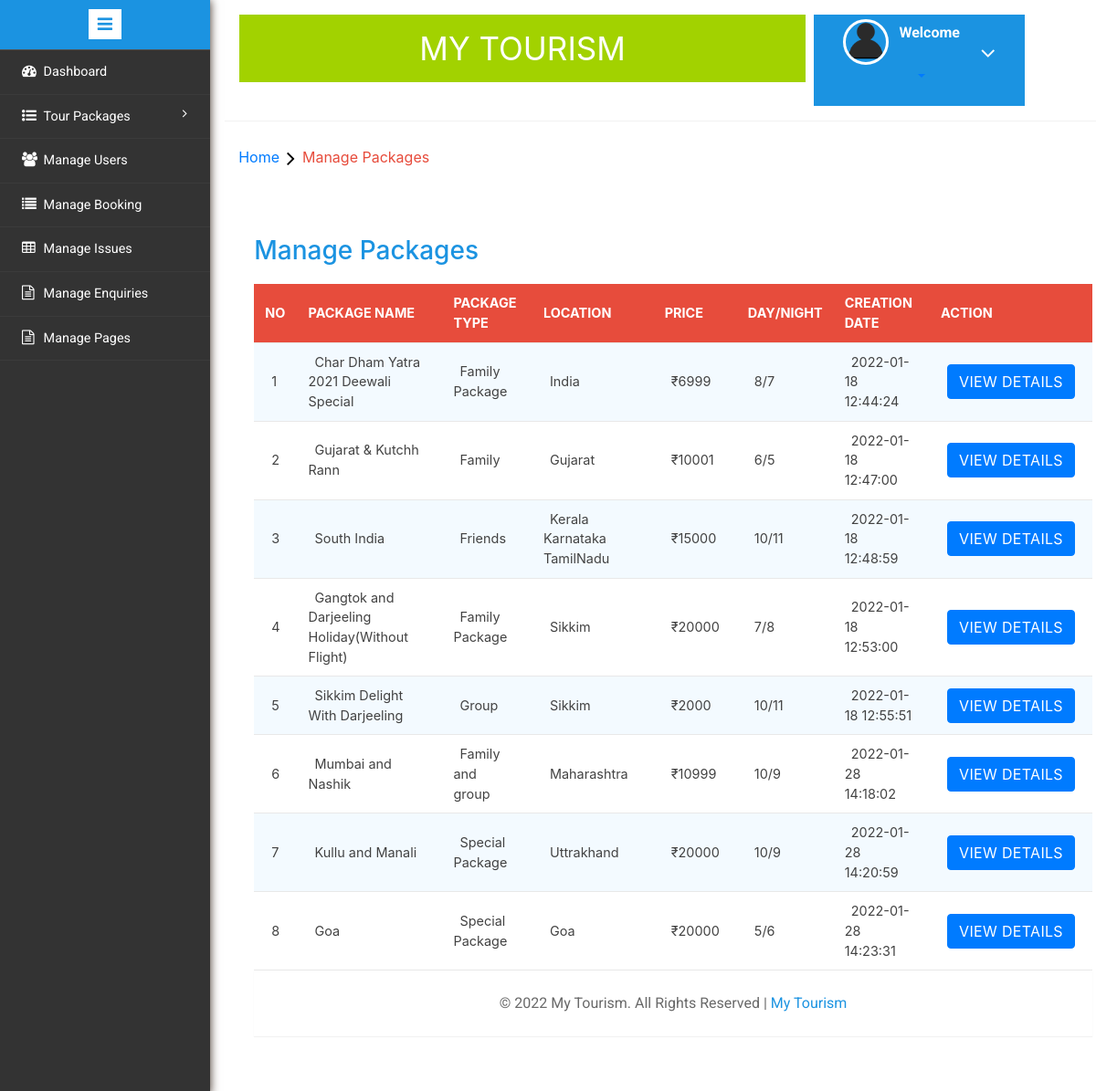
The page /admin/manage-packages.php on the database its author committed.
### tables this page shows
CREATE TABLE `tbltourpackages` (
  `PackageId` int(11) NOT NULL,
  `PackageName` varchar(222) NOT NULL,
  `PackageType` varchar(134) NOT NULL,
  `PackageLocation` varchar(111) NOT NULL,
  `PackagePrice` int(11) NOT NULL,
  `Day/Night` varchar(100) NOT NULL,
  `PackageFetures` varchar(233) NOT NULL,
  `PackageDetails` mediumtext NOT NULL,
  `PackageImage` varchar(100) NOT NULL,
  `Creationdate` timestamp NOT NULL DEFAULT current_timestamp(),
  `UpdationDate` timestamp NULL DEFAULT NULL ON UPDATE current_timestamp()
);

### admin/manage-packages.php (the view, shortened to what this page needs)
<?php
include('includes/connection.php');
	?>
<!DOCTYPE HTML>
<html>
<head>
<link href="css/bootstrap.min.css" rel='stylesheet' type='text/css' />
<link href="css/style.css" rel='stylesheet' type='text/css' />
<link rel="stylesheet" href="css/morris.css" type="text/css"/>
<link href="css/font-awesome.css" rel="stylesheet">
<link rel="stylesheet" type="text/css" href="css/table-style.css" />
<link rel="stylesheet" type="text/css" href="css/basictable.css" />
<link rel="stylesheet" href="https://stackpath.bootstrapcdn.com/bootstrap/4.1.3/css/bootstrap.min.css">
<link rel="stylesheet" href="css/icon-font.min.css" type='text/css' />
</head>
<body>
   <div class="page-container">
<div class="left-content">
	   <div class="mother-grid-inner">
				<?php include('includes/header.php');?>
				</div>
<ol class="breadcrumb">
                <li class="breadcrumb-item"><a href="dashboard.php">Home</a><i class="fa fa-angle-right"></i>Manage Packages</li>
            </ol>
<div class="agile-grids">
				<div class="agile-tables">
					<div class="w3l-table-info">
					  <h2>Manage Packages</h2>
					    <table id="table">
						<thead>
						  <tr>
						  <th scope="col">No</th>
      					  <th scope="col">Package Name</th>
      					  <th scope="col">Package Type</th>
      					  <th scope="col">Location</th>
      					  <th scope="col">Price</th>
      					  <th scope="col">Day/Night</th>
      					  <th scope="col">Creation Date</th>
      					  <th scope="col">Action</th>
						  </tr>
						</thead>
						<tbody>
<?php $sql = "SELECT * FROM `tbltourpackages`";
$result = mysqli_query($conn,$sql);
$cnn=1;
while($row = mysqli_fetch_array($result))
{
	echo ' <tr>
	<td>'.$cnn.'</td>
	<td>'.$row["PackageName"].'</td>
	<td>'.$row["PackageType"].'</td>
	<td>'.$row["PackageLocation"].'</td>
	<td>₹'.$row["PackagePrice"].'</td>
	<td>'.$row["Day/Night"].'</td>
	<td>'.$row["Creationdate"].'</td>
	<td>'.' <button class="btn btn-primary"><a id="viewdetails" href=http://localhost/ujash/Project/tourism/admin/update-package.php?pid='.$row["PackageId"].'>View Details</a></button></td>
  </tr>';
  $cnn++;
}
						 ?>
						</tbody>
					</div>
			</div>
<?php
 include('includes/sidebarmenu.php');
include('includes/footer.php');?>
</div>
</div>
							</div>
</body>
</html>

### admin/css/table-style.css (style rules this page uses)
table { background: white; border-collapse: collapse; margin: 1.25em 0 0; width: 100%; }
table tr, table th, table td { border: none; border-bottom: 1px solid #e8e8e8; font-size: .95em; }
table th, table td { padding: 10px 12px; text-align: left; }
table th { background: #e74c3c; color: #fff; text-transform: uppercase; }
table tr td { background: #f3faff; color: #424242; }
table tr:nth-of-type(2n+2) td { background: #ffffff; }
table { width: 100%; }

### admin/manage-packages.php (style rules this page uses)
#viewdetails { text-decoration:none; color:white; }

### rows shown on the page
tbltourpackages: PackageName "Char Dham Yatra 2021 Deewali Special", PackageType "Family Package", PackageLocation "India", PackagePrice "6999", value "8/7", Creationdate "2022-01-18 12:44:24"
tbltourpackages: PackageName "Gujarat & Kutchh Rann", PackageType "Family", PackageLocation "Gujarat", PackagePrice "10001", value "6/5", Creationdate "2022-01-18 12:47:00"
tbltourpackages: PackageName "South India", PackageType "Friends", PackageLocation "Kerala Karnataka TamilNadu", PackagePrice "15000", value "10/11", Creationdate "2022-01-18 12:48:59"
tbltourpackages: PackageName "Gangtok and Darjeeling Holiday(Without Flight)", PackageType "Family Package", PackageLocation "Sikkim", PackagePrice "20000", value "7/8", Creationdate "2022-01-18 12:53:00"
tbltourpackages: PackageName "Sikkim Delight With Darjeeling", PackageType "Group", PackageLocation "Sikkim", PackagePrice "2000", value "10/11", Creationdate "2022-01-18 12:55:51"
tbltourpackages: PackageName "Mumbai and Nashik", PackageType "Family and group", PackageLocation "Maharashtra", PackagePrice "10999", value "10/9", Creationdate "2022-01-28 14:18:02"
tbltourpackages: PackageName "Kullu and Manali", PackageType "Special Package", PackageLocation "Uttrakhand", PackagePrice "20000", value "10/9", Creationdate "2022-01-28 14:20:59"
tbltourpackages: PackageName "Goa", PackageType "Special Package", PackageLocation "Goa", PackagePrice "20000", value "5/6", Creationdate "2022-01-28 14:23:31"
